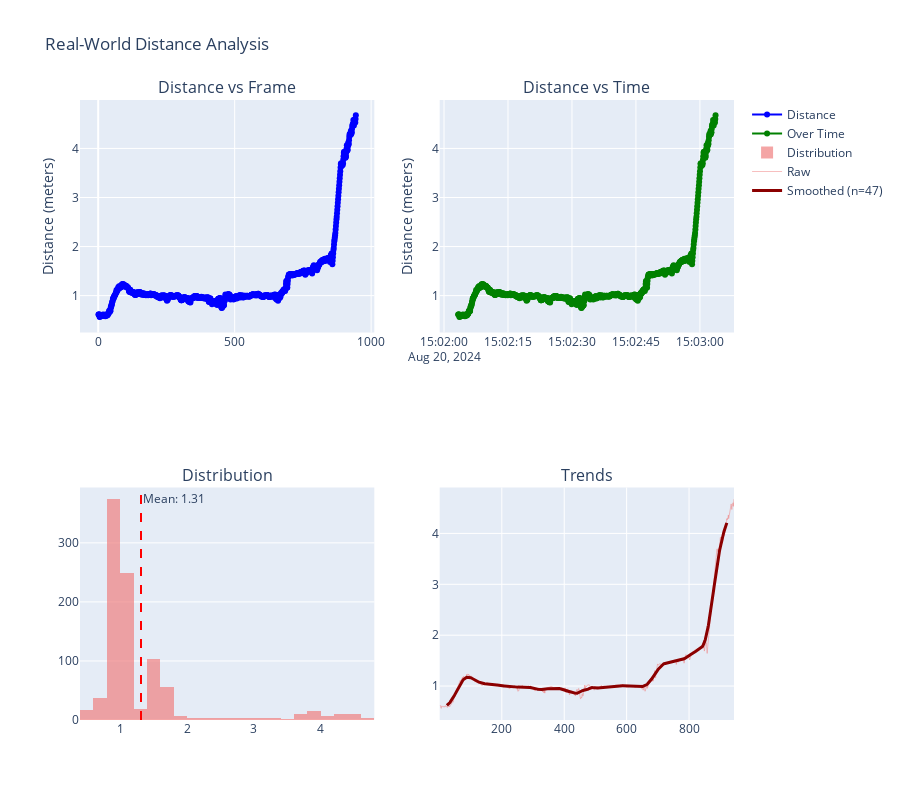

The cell this chart's notebook holds for it:
### Code cell
from utils.sonar_visualization import plot_distance_analysis
plot_distance_analysis(net_analysis_results, "Real-World Distance Analysis")

### Figure 1 — Plotly figure (JSON) as saved in the notebook; plotly's stock layout.template omitted (floating-point values rounded to 4 significant figures; data arrays with more than 128 entries replaced by an {"elided": "..."} marker saying what was removed)
{"data": [{"line": {"color": "blue"}, "mode": "lines+markers", "name": "Distance", "type": "scatter", "x": {"elided": "944 int values"}, "xaxis": "x", "y": {"elided": "944 float values"}, "yaxis": "y"}, {"line": {"color": "green"}, "mode": "lines+markers", "name": "Over Time", "type": "scatter", "x": {"elided": "944 str values"}, "xaxis": "x2", "y": {"elided": "944 float values"}, "yaxis": "y2"}, {"marker": {"color": "lightcoral"}, "name": "Distribution", "nbinsx": 30, "opacity": 0.7, "type": "histogram", "x": {"elided": "944 float values"}, "xaxis": "x3", "yaxis": "y3"}, {"line": {"color": "lightcoral", "width": 1}, "mode": "lines", "name": "Raw", "opacity": 0.5, "type": "scatter", "x": {"elided": "944 int values"}, "xaxis": "x4", "y": {"elided": "944 float values"}, "yaxis": "y4"}, {"line": {"color": "darkred", "width": 3}, "mode": "lines", "name": "Smoothed (n=47)", "type": "scatter", "x": {"elided": "944 int values"}, "xaxis": "x4", "y": {"elided": "944 float values"}, "yaxis": "y4"}], "layout": {"annotations": [{"font": {"size": 16}, "showarrow": false, "text": "Distance vs Frame", "x": 0.225, "xanchor": "center", "xref": "paper", "y": 1, "yanchor": "bottom", "yref": "paper"}, {"font": {"size": 16}, "showarrow": false, "text": "Distance vs Time", "x": 0.775, "xanchor": "center", "xref": "paper", "y": 1, "yanchor": "bottom", "yref": "paper"}, {"font": {"size": 16}, "showarrow": false, "text": "Distribution", "x": 0.225, "xanchor": "center", "xref": "paper", "y": 0.375, "yanchor": "bottom", "yref": "paper"}, {"font": {"size": 16}, "showarrow": false, "text": "Trends", "x": 0.775, "xanchor": "center", "xref": "paper", "y": 0.375, "yanchor": "bottom", "yref": "paper"}, {"showarrow": false, "text": "Mean: 1.31", "x": 1.312, "xanchor": "left", "xref": "x3", "y": 1, "yanchor": "top", "yref": "y3 domain"}], "height": 800, "shapes": [{"line": {"color": "red", "dash": "dash"}, "type": "line", "x0": 1.312, "x1": 1.312, "xref": "x3", "y0": 0, "y1": 1, "yref": "y3 domain"}], "showlegend": true, "title": {"text": "Real-World Distance Analysis"}, "xaxis": {"anchor": "y", "domain": [0, 0.45]}, "xaxis2": {"anchor": "y2", "domain": [0.55, 1]}, "xaxis3": {"anchor": "y3", "domain": [0, 0.45]}, "xaxis4": {"anchor": "y4", "domain": [0.55, 1]}, "yaxis": {"anchor": "x", "domain": [0.625, 1], "title": {"text": "Distance (meters)"}}, "yaxis2": {"anchor": "x2", "domain": [0.625, 1], "title": {"text": "Distance (meters)"}}, "yaxis3": {"anchor": "x3", "domain": [0, 0.375]}, "yaxis4": {"anchor": "x4", "domain": [0, 0.375]}}}
